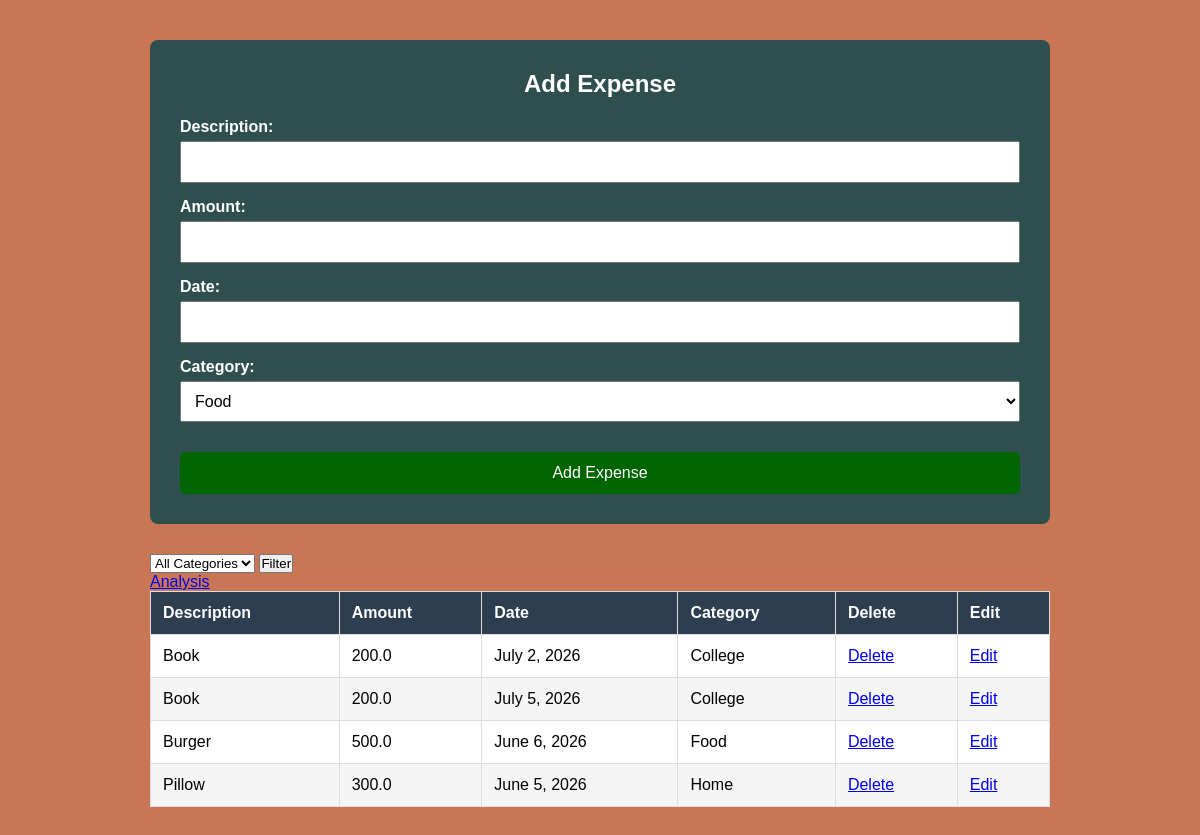
The app's page /home/ (signed in) with its own data.
### app1/models.py (models this page shows, shortened)
class Expense(models.Model):
    class Category(models.TextChoices):
        Food = "Food" , "Food"
        Transport = "Transport" ,"Transport"
        shopping = "Shopping" , "Shopping"
        Health = "Health" , "Health"
        Home = "Home" , "Home"
        College = "College" , "College"
        Other = "Other" , "Other"
    description = models.CharField(max_length=100,null=False)
    amount = models.FloatField()
    date = models.DateField()
    category = models.CharField(
        max_length=100,
        choices=Category.choices,
        default=Category.Food
    )

### app1/views.py (the view)
# urls.py: path("home/",views.home,name='home'),
@login_required(login_url='login')
def home(request):
    print(request.user)
    print(request.user.is_authenticated)
    expenses = Expense.objects.all()
    if request.method == "POST":
        form = ExpenseForm(request.POST)
        if form.is_valid():
            form.save()
            return redirect('home')
    else:
        form = ExpenseForm()
    category = request.GET.get("category")
    if category:
        expenses = expenses.filter(category=category)
    context = {
        'form':form,
        'expenses':expenses
    }
    return render(request,'app1/index.html',context)

### app1/forms.py
class ExpenseForm(forms.ModelForm):
    class Meta:
        model = Expense
        fields = '__all__'

### app1/templates/app1/index.html (shortened to what this page needs)
{% extends 'app1/base.html' %}
{% load static %}
{% block extra_css %}
<link rel="stylesheet" href="{% static 'css/index.css' %}">
{% endblock %}
{% block content %}
<div class="container">
    <div class="expense">
        <form method="POST" class="form2">
            <h2>Add Expense</h2>
            {{ form.as_p }}
            <button type="submit">Add Expense</button>
        </form>
        <div class="display">
            <div class="analysis">
            <form action="" method="get">
                <select name="category" id="">
                    <option value="">All Categories</option>
                </select>
                <button type="submit">Filter</button>
            </form>
                <a href="{% url 'analysis' %}">Analysis</a>
            </div>
            <table class="expense-table">
                <thead>
                    <tr>
                        <th>Description</th>
                        <th>Amount</th>
                        <th>Date</th>
                        <th>Category</th>
                        <th>Delete</th>
                        <th>Edit</th>
                    </tr>
                </thead>
                <tbody>
                    {% for expense in expenses %}
                    <tr>
                        <td>{{ expense.description }}</td>
                        <td>{{ expense.amount }}</td>
                        <td>{{ expense.date }}</td>
                        <td>{{ expense.category }}</td>
                        <td><a href="{% url 'delete' expense.id %}">Delete</a></td>
                        <td><a href="{% url 'update' expense.id %}">Edit</a></td>
                    </tr>
                    {% empty %}
                    <tr>
                        <td colspan="4">No expenses found.</td>
                    </tr>
                    {% endfor %}
                </tbody>
            </table>
        </div>
    </div>
</div>
{% endblock %}

### app1/static/css/index.css (style rules this page uses)
* { margin:0; padding:0; box-sizing:border-box; }
body { font-family:Arial, Helvetica, sans-serif; }
.container { min-height:100vh; background:rgb(201, 118, 87); display:flex; justify-content:center; align-items:center; padding:40px; }
.expense { width:900px; }
.form2 { background:darkslategray; padding:30px; border-radius:8px; margin-bottom:30px; }
.form2 h2 { color:white; text-align:center; margin-bottom:20px; }
.form2 p { margin-bottom:15px; }
.form2 label { display:block; color:white; margin-bottom:5px; font-weight:bold; }
.form2 input, .form2 select, .form2 textarea { width:100%; padding:10px; font-size:16px; }
.form2 button { width:100%; padding:12px; margin-top:15px; background:darkgreen; color:white; border:none; cursor:pointer; font-size:16px; border-radius:5px; }
.display { overflow-x:auto; }
.expense-table { width:100%; border-collapse:collapse; background:white; }
.expense-table th { background:#2c3e50; color:white; padding:12px; }
.expense-table td { padding:12px; }
.expense-table th, .expense-table td { border:1px solid #ddd; text-align:left; }
.expense-table tr:nth-child(even) { background:#f5f5f5; }

### records on screen
Expense: description "Book", amount "200.0", date "July 2, 2026", category "College"
Expense: description "Book", amount "200.0", date "July 5, 2026", category "College"
Expense: description "Burger", amount "500.0", date "June 6, 2026", category "Food"
Expense: description "Pillow", amount "300.0", date "June 5, 2026", category "Home"
